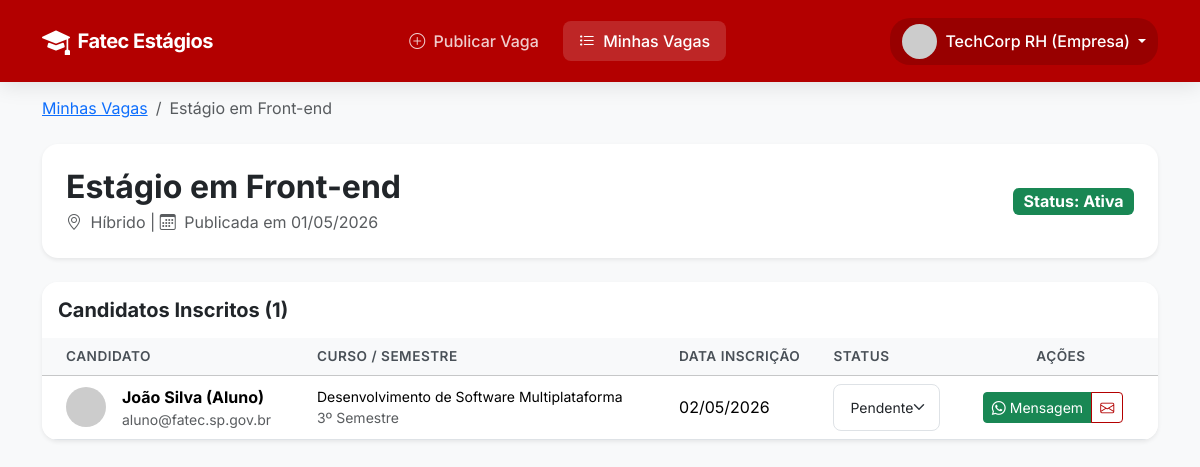
The page /gerenciar_vaga.php?id=1 (signed in) on the database its author committed.
### tables this page shows
CREATE TABLE IF NOT EXISTS vagas (
    id INT AUTO_INCREMENT PRIMARY KEY,
    empresa_id INT NOT NULL,
    titulo VARCHAR(150) NOT NULL,
    descricao TEXT NOT NULL,
    requisitos TEXT,
    local VARCHAR(100),
    bolsa DECIMAL(10,2),
    status ENUM('Ativa', 'Inativa') DEFAULT 'Ativa',
    dataCadastro DATE,
    FOREIGN KEY (empresa_id) REFERENCES empresas(id) ON DELETE CASCADE
);

CREATE TABLE IF NOT EXISTS candidaturas (
    id INT AUTO_INCREMENT PRIMARY KEY,
    aluno_id INT NOT NULL,
    vaga_id INT NOT NULL,
    dataCandidatura DATE,
    status ENUM('Pendente', 'Em Análise', 'Aprovado', 'Reprovado') DEFAULT 'Pendente',
    FOREIGN KEY (aluno_id) REFERENCES alunos(id) ON DELETE CASCADE,
    FOREIGN KEY (vaga_id) REFERENCES vagas(id) ON DELETE CASCADE
);

CREATE TABLE IF NOT EXISTS usuarios (
    id INT AUTO_INCREMENT PRIMARY KEY,
    nome VARCHAR(100) NOT NULL,
    email VARCHAR(100) UNIQUE NOT NULL,
    senha VARCHAR(255) NOT NULL,
    perfil ENUM('ALUNO', 'EMPRESA', 'ADMIN') NOT NULL,
    status ENUM('ATIVO', 'INATIVO') DEFAULT 'ATIVO',
    data_criacao DATETIME DEFAULT CURRENT_TIMESTAMP
);

CREATE TABLE IF NOT EXISTS alunos (
    id INT AUTO_INCREMENT PRIMARY KEY,
    usuario_id INT NOT NULL,
    ra VARCHAR(20) UNIQUE NOT NULL,
    curso VARCHAR(100),
    semestre INT,
    telefone VARCHAR(20),
    FOREIGN KEY (usuario_id) REFERENCES usuarios(id) ON DELETE CASCADE
);

### gerenciar_vaga.php (the view, shortened to what this page needs)
<?php
require_once 'conexao.php';
$vaga_id = $_GET['id'];
$stmtEmpresa = $pdo->prepare("SELECT id FROM empresas WHERE usuario_id = ?");
$stmtEmpresa->execute([$_SESSION['usuario_id']]);
$empresa = $stmtEmpresa->fetch();
$empresa_id = $empresa['id'];
$stmtVaga = $pdo->prepare("SELECT * FROM vagas WHERE id = ? AND empresa_id = ?");
$stmtVaga->execute([$vaga_id, $empresa_id]);
$vaga = $stmtVaga->fetch();
$stmtCandidatos = $pdo->prepare("
    SELECT c.id as candidatura_id, c.dataCandidatura, c.status,
           a.id as aluno_id, a.ra, a.curso, a.semestre, a.telefone,
           u.nome, u.email
    FROM candidaturas c
    JOIN alunos a ON c.aluno_id = a.id
    JOIN usuarios u ON a.usuario_id = u.id
    WHERE c.vaga_id = ?
    ORDER BY c.dataCandidatura DESC
");
$stmtCandidatos->execute([$vaga_id]);
$candidatos = $stmtCandidatos->fetchAll();
?>
<!DOCTYPE html>
<html lang="pt-BR">
<head>
    <link href="https://cdn.jsdelivr.net/npm/bootstrap@5.3.2/dist/css/bootstrap.min.css" rel="stylesheet">
    <link rel="stylesheet" href="https://cdn.jsdelivr.net/npm/bootstrap-icons@1.11.1/font/bootstrap-icons.css">
    <link rel="stylesheet" href="css/style.css">
</head>
<body class="bg-light">
    <nav class="navbar navbar-expand-lg navbar-dark fixed-top custom-navbar">
        <div class="container">
            <a class="navbar-brand d-flex align-items-center" href="cadastro.php">
                <i class="bi bi-mortarboard-fill fs-3 me-2"></i>
                <span class="fw-bold">Fatec Estágios</span>
            </a>
            <div class="collapse navbar-collapse" id="navbarNav">
                <ul class="navbar-nav mx-auto">
                    <li class="nav-item">
                        <a class="nav-link" href="cadastro.php"><i class="bi bi-plus-circle me-1"></i> Publicar Vaga</a>
                    </li>
                    <li class="nav-item">
                        <a class="nav-link active" href="minhas_vagas.php"><i class="bi bi-list-task me-1"></i> Minhas Vagas</a>
                    </li>
                </ul>
                <div class="dropdown user-profile">
                    <a href="#" class="d-flex align-items-center text-white text-decoration-none dropdown-toggle" id="dropdownUser" data-bs-toggle="dropdown" aria-expanded="false">
                        <img src="https://ui-avatars.com/api/?name=<?php echo urlencode($_SESSION['usuario_nome']); ?>&background=ffffff&color=b30000" alt="Avatar" class="rounded-circle me-2" width="35">
                        <span class="fs-6 fw-medium me-1"><?php echo htmlspecialchars($_SESSION['usuario_nome']); ?></span>
                    </a>
                </div>
            </div>
        </div>
    </nav>
    <main class="container mt-5 pt-5 pb-5">
        <nav aria-label="breadcrumb" class="mb-4">
            <ol class="breadcrumb">
                <li class="breadcrumb-item"><a href="minhas_vagas.php">Minhas Vagas</a></li>
                <li class="breadcrumb-item active" aria-current="page"><?php echo htmlspecialchars($vaga['titulo']); ?></li>
            </ol>
        </nav>
        <div class="card shadow-sm border-0 rounded-4 mb-4">
            <div class="card-body p-4">
                <div class="row align-items-center">
                    <div class="col-md-8">
                        <h2 class="fw-bold text-dark mb-1"><?php echo htmlspecialchars($vaga['titulo']); ?></h2>
                        <p class="text-muted mb-0"><i class="bi bi-geo-alt me-1"></i> <?php echo htmlspecialchars($vaga['local']); ?> | <i class="bi bi-calendar3 me-1"></i> Publicada em <?php echo date('d/m/Y', strtotime($vaga['dataCadastro'])); ?></p>
                    </div>
                    <div class="col-md-4 text-md-end mt-3 mt-md-0">
                        <span class="badge fs-6 <?php echo $vaga['status'] === 'Ativa' ? 'bg-success' : 'bg-secondary'; ?>">
                            Status: <?php echo $vaga['status']; ?>
                        </span>
                    </div>
                </div>
            </div>
        </div>
        <div class="card shadow-sm border-0 rounded-4 overflow-hidden">
            <div class="card-header bg-white py-3 border-0">
                <h5 class="fw-bold mb-0">Candidatos Inscritos (<?php echo count($candidatos); ?>)</h5>
            </div>
            <div class="table-responsive">
                <table class="table table-hover align-middle mb-0">
                    <thead class="table-light">
                        <tr>
                            <th class="ps-4">Candidato</th>
                            <th>Curso / Semestre</th>
                            <th>Data Inscrição</th>
                            <th>Status</th>
                            <th class="text-center">Ações</th>
                        </tr>
                    </thead>
                    <tbody>
                        <?php if (count($candidatos) > 0): ?>
                            <?php foreach ($candidatos as $cand): ?>
                                <tr>
                                    <td class="ps-4">
                                        <div class="d-flex align-items-center">
                                            <img src="https://ui-avatars.com/api/?name=<?php echo urlencode($cand['nome']); ?>&background=random" class="rounded-circle me-3" width="40">
                                            <div>
                                                <div class="fw-bold"><?php echo htmlspecialchars($cand['nome']); ?></div>
                                                <div class="text-muted small"><?php echo htmlspecialchars($cand['email']); ?></div>
                                            </div>
                                        </div>
                                    </td>
                                    <td>
                                        <div class="small"><?php echo htmlspecialchars($cand['curso']); ?></div>
                                        <div class="text-muted small"><?php echo $cand['semestre']; ?>º Semestre</div>
                                    </td>
                                    <td><?php echo date('d/m/Y', strtotime($cand['dataCandidatura'])); ?></td>
                                    <td>
                                        <form action="" method="POST" class="d-inline">
                                            <select name="status" class="form-select form-select-sm d-inline-block w-auto" onchange="this.form.submit()">
                                                <option value="Pendente" <?php echo $cand['status'] === 'Pendente' ? 'selected' : ''; ?>>Pendente</option>
                                            </select>
                                        </form>
                                    </td>
                                    <td class="text-center pe-4">
                                        <div class="btn-group">
                                            <?php
                                                $whatsapp = preg_replace('/[^0-9]/', '', $cand['telefone']);
                                                $msg = "Olá " . $cand['nome'] . ", vimos sua candidatura para a vaga " . $vaga['titulo'] . " na " . $_SESSION['usuario_nome'] . " e gostaríamos de conversar.";
                                            ?>
                                            <a href="https://wa.me/55<?php echo $whatsapp; ?>?text=<?php echo urlencode($msg); ?>" target="_blank" class="btn btn-sm btn-success" title="Enviar WhatsApp">
                                                <i class="bi bi-whatsapp"></i> Mensagem
                                            </a>
                                            <a href="mailto:<?php echo $cand['email']; ?>?subject=Vaga: <?php echo urlencode($vaga['titulo']); ?>&body=<?php echo urlencode($msg); ?>" class="btn btn-sm btn-outline-primary" title="Enviar E-mail">
                                                <i class="bi bi-envelope"></i>
                                            </a>
                                        </div>
                                    </td>
                                </tr>
                            <?php endforeach; ?>
                        <?php endif; ?>
                    </tbody>
                </table>
            </div>
        </div>
    </main>
</body>
</html>

### css/style.css (style rules this page uses)
:root { --primary-color: #b30000; --primary-hover: #8c0000; --dark-color: #1a1a1a; --light-bg: #f4f6f9; }
body { font-family: 'Inter', sans-serif; background-color: var(--light-bg); color: var(--dark-color); }
.custom-navbar { background-color: var(--primary-color); box-shadow: 0 4px 20px rgba(0, 0, 0, 0.1); padding: 15px 0; }
.custom-navbar .navbar-brand { font-weight: 700; letter-spacing: -0.5px; }
.custom-navbar .nav-link { color: rgba(255, 255, 255, 0.8) !important; font-weight: 500; padding: 8px 16px !important; border-radius: 8px; transition: all 0.3s ease; margin: 0 4px; }
.custom-navbar .nav-link:hover, .custom-navbar .nav-link.active { color: white !important; background-color: rgba(255, 255, 255, 0.15); }
.user-profile { background: rgba(0, 0, 0, 0.15); padding: 6px 12px; border-radius: 20px; }
.btn-outline-primary { color: var(--primary-color); border-color: var(--primary-color); }
.form-control, .form-select { border-radius: 8px; padding: 12px 16px; border: 1px solid #dee2e6; transition: all 0.3s ease; }
.table th { font-weight: 600; color: #495057; text-transform: uppercase; font-size: 0.85rem; letter-spacing: 0.5px; }
.table td { vertical-align: middle; }

### rows shown on the page
vagas: titulo "Estágio em Front-end", local "Híbrido", dataCadastro "01/05/2026", status "Ativa"
candidaturas: usuarios.nome "João Silva (Aluno)", usuarios.email "aluno@fatec.sp.gov.br", aluno.curso "Desenvolvimento de Software Multiplataforma", aluno.semestre "3", dataCandidatura "02/05/2026", status "Pendente"

### other values the page prints
$_SESSION['usuario_nome'] "TechCorp RH (Empresa)"
count($candidatos) "1"
